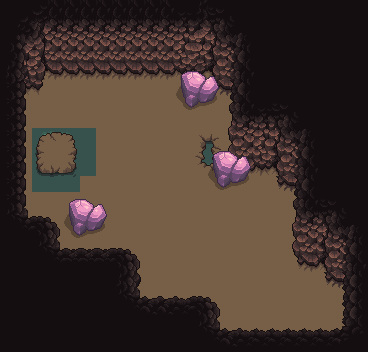

This is a level from a 2D game, rendered from its Tiled map with the project's own tilesets. A one-line summary and the complete map file follow:
An orthogonal 23x22 tile map with 16x16 px tiles, 5 tile layers (floor, water, coast, walls, ...), 4 tilesets and 14 objects.

<map version="1.10" tiledversion="1.11.2" orientation="orthogonal" renderorder="right-down" width="23" height="22" tilewidth="16" tileheight="16" infinite="0" nextlayerid="6" nextobjectid="1">
 <properties>
  <property name="reference" type="bool" value="true" />
 </properties>
 <tileset firstgid="1" name="cave_walls_floor" tilewidth="16" tileheight="16" tilecount="682" columns="62">
  <image source="../client/public/assets/sprites/tiles/cave_walls_floor.png" width="992" height="176" />
 </tileset>
 <tileset firstgid="683" name="cave_water" tilewidth="16" tileheight="16" tilecount="1147" columns="37">
  <image source="../client/public/assets/sprites/tiles/cave_water.png" width="592" height="496" />
  <tile id="51">
   <objectgroup draworder="index" id="2">
    <object id="1" x="6" y="6" width="10" height="10" />
   </objectgroup>
   <animation>
    <frame tileid="51" duration="100" />
    <frame tileid="236" duration="100" />
    <frame tileid="421" duration="100" />
    <frame tileid="606" duration="100" />
    <frame tileid="791" duration="100" />
    <frame tileid="976" duration="100" />
   </animation>
  </tile>
  <tile id="52">
   <objectgroup draworder="index" id="2">
    <object id="1" x="0" y="4" width="16" height="12" />
   </objectgroup>
   <animation>
    <frame tileid="52" duration="100" />
    <frame tileid="237" duration="100" />
    <frame tileid="422" duration="100" />
    <frame tileid="607" duration="100" />
    <frame tileid="792" duration="100" />
    <frame tileid="977" duration="100" />
   </animation>
  </tile>
  <tile id="53">
   <objectgroup draworder="index" id="2">
    <object id="1" x="0" y="6" width="10" height="10" />
   </objectgroup>
   <animation>
    <frame tileid="53" duration="100" />
    <frame tileid="238" duration="100" />
    <frame tileid="423" duration="100" />
    <frame tileid="608" duration="100" />
    <frame tileid="793" duration="100" />
    <frame tileid="978" duration="100" />
   </animation>
  </tile>
  <tile id="55">
   <objectgroup draworder="index" id="2">
    <object id="1" x="0" y="0" width="16" height="16" />
   </objectgroup>
   <animation>
    <frame tileid="55" duration="100" />
    <frame tileid="240" duration="100" />
    <frame tileid="425" duration="100" />
    <frame tileid="610" duration="100" />
    <frame tileid="795" duration="100" />
    <frame tileid="980" duration="100" />
   </animation>
  </tile>
  <tile id="56">
   <objectgroup draworder="index" id="2">
    <object id="1" x="0" y="0" width="16" height="16" />
   </objectgroup>
   <animation>
    <frame tileid="56" duration="100" />
    <frame tileid="241" duration="100" />
    <frame tileid="426" duration="100" />
    <frame tileid="611" duration="100" />
    <frame tileid="796" duration="100" />
    <frame tileid="981" duration="100" />
   </animation>
  </tile>
  <tile id="88">
   <objectgroup draworder="index" id="2">
    <object id="1" x="6" y="0.00465288" width="10" height="16.0003" />
   </objectgroup>
   <animation>
    <frame tileid="88" duration="100" />
    <frame tileid="273" duration="100" />
    <frame tileid="458" duration="100" />
    <frame tileid="643" duration="100" />
    <frame tileid="828" duration="100" />
    <frame tileid="1013" duration="100" />
   </animation>
  </tile>
  <tile id="90">
   <objectgroup draworder="index" id="2">
    <object id="1" x="0" y="0" width="10" height="16.0003" />
   </objectgroup>
   <animation>
    <frame tileid="90" duration="100" />
    <frame tileid="275" duration="100" />
    <frame tileid="460" duration="100" />
    <frame tileid="645" duration="100" />
    <frame tileid="830" duration="100" />
    <frame tileid="1015" duration="100" />
   </animation>
  </tile>
  <tile id="92">
   <objectgroup draworder="index" id="2">
    <object id="1" x="0" y="0" width="10" height="16.0003" />
   </objectgroup>
   <animation>
    <frame tileid="92" duration="100" />
    <frame tileid="277" duration="100" />
    <frame tileid="462" duration="100" />
    <frame tileid="647" duration="100" />
    <frame tileid="832" duration="100" />
    <frame tileid="1017" duration="100" />
   </animation>
  </tile>
  <tile id="93">
   <objectgroup draworder="index" id="2">
    <object id="1" x="6" y="0.00465288" width="10" height="16.0003" />
   </objectgroup>
   <animation>
    <frame tileid="93" duration="100" />
    <frame tileid="278" duration="100" />
    <frame tileid="463" duration="100" />
    <frame tileid="648" duration="100" />
    <frame tileid="833" duration="100" />
    <frame tileid="1018" duration="100" />
   </animation>
  </tile>
  <tile id="125">
   <objectgroup draworder="index" id="2">
    <object id="1" x="6" y="0" width="10" height="10" />
   </objectgroup>
   <animation>
    <frame tileid="125" duration="100" />
    <frame tileid="310" duration="100" />
    <frame tileid="495" duration="100" />
    <frame tileid="680" duration="100" />
    <frame tileid="865" duration="100" />
    <frame tileid="1050" duration="100" />
   </animation>
  </tile>
  <tile id="126">
   <objectgroup draworder="index" id="2">
    <object id="1" x="0" y="-4" width="16" height="12" />
   </objectgroup>
   <animation>
    <frame tileid="126" duration="100" />
    <frame tileid="311" duration="100" />
    <frame tileid="496" duration="100" />
    <frame tileid="681" duration="100" />
    <frame tileid="866" duration="100" />
    <frame tileid="1051" duration="100" />
   </animation>
  </tile>
  <tile id="127">
   <objectgroup draworder="index" id="2">
    <object id="1" x="0" y="0" width="10" height="10" />
   </objectgroup>
   <animation>
    <frame tileid="127" duration="100" />
    <frame tileid="312" duration="100" />
    <frame tileid="497" duration="100" />
    <frame tileid="682" duration="100" />
    <frame tileid="867" duration="100" />
    <frame tileid="1052" duration="100" />
   </animation>
  </tile>
  <tile id="128">
   <animation>
    <frame tileid="128" duration="100" />
    <frame tileid="313" duration="100" />
    <frame tileid="498" duration="100" />
    <frame tileid="683" duration="100" />
    <frame tileid="868" duration="100" />
    <frame tileid="1053" duration="100" />
   </animation>
  </tile>
  <tile id="129">
   <objectgroup draworder="index" id="2">
    <object id="1" x="0.00480288" y="0" width="16" height="8" />
   </objectgroup>
   <animation>
    <frame tileid="129" duration="100" />
    <frame tileid="314" duration="100" />
    <frame tileid="499" duration="100" />
    <frame tileid="684" duration="100" />
    <frame tileid="869" duration="100" />
    <frame tileid="1054" duration="100" />
   </animation>
  </tile>
  <tile id="130">
   <objectgroup draworder="index" id="2">
    <object id="1" x="0" y="0" width="16" height="8" />
   </objectgroup>
   <animation>
    <frame tileid="130" duration="100" />
    <frame tileid="315" duration="100" />
    <frame tileid="500" duration="100" />
    <frame tileid="685" duration="100" />
    <frame tileid="870" duration="100" />
    <frame tileid="1055" duration="100" />
   </animation>
  </tile>
  <tile id="162">
   <animation>
    <frame tileid="162" duration="100" />
    <frame tileid="347" duration="100" />
    <frame tileid="532" duration="100" />
    <frame tileid="717" duration="100" />
    <frame tileid="902" duration="100" />
    <frame tileid="1087" duration="100" />
   </animation>
  </tile>
  <tile id="163">
   <animation>
    <frame tileid="163" duration="100" />
    <frame tileid="348" duration="100" />
    <frame tileid="533" duration="100" />
    <frame tileid="718" duration="100" />
    <frame tileid="903" duration="100" />
    <frame tileid="1088" duration="100" />
   </animation>
  </tile>
  <tile id="164">
   <animation>
    <frame tileid="164" duration="100" />
    <frame tileid="349" duration="100" />
    <frame tileid="534" duration="100" />
    <frame tileid="719" duration="100" />
    <frame tileid="904" duration="100" />
    <frame tileid="1089" duration="100" />
   </animation>
  </tile>
 </tileset>
 <tileset firstgid="1830" name="crystals" tilewidth="16" tileheight="16" tilecount="360" columns="40">
  <image source="../client/public/assets/sprites/collection/crystals.png" width="640" height="144" />
 </tileset>
 <tileset firstgid="2190" name="cave_interior" tilewidth="16" tileheight="16" tilecount="2142" columns="42">
  <image source="../client/public/assets/sprites/collection/cave_interior.png" width="672" height="816" />
 </tileset>
 <layer id="2" name="floor" width="23" height="22">
  <data encoding="csv">
0,0,0,0,0,0,0,0,0,0,0,0,0,0,0,0,0,0,0,0,0,0,0,
0,0,0,0,0,0,0,0,0,0,0,0,0,0,0,0,0,0,0,0,0,0,0,
0,0,0,0,0,0,0,0,0,0,0,0,0,0,0,0,0,0,0,0,0,0,0,
0,0,0,0,0,0,0,0,0,0,0,0,0,0,0,0,0,0,0,0,0,0,0,
0,0,170,170,170,170,170,170,170,170,170,170,170,170,0,0,0,0,0,0,0,0,0,
0,170,170,170,170,170,170,170,170,170,170,170,170,170,170,0,0,0,0,0,0,0,0,
0,170,170,170,170,170,170,170,170,170,170,170,170,170,170,0,0,0,0,0,0,0,0,
0,170,170,170,170,170,170,170,170,170,170,170,170,170,170,0,0,0,0,0,0,0,0,
0,170,0,0,0,0,170,170,170,170,170,170,0,0,170,0,0,0,0,0,0,0,0,
0,170,0,170,0,0,170,170,170,170,170,170,0,0,170,0,0,0,0,0,0,0,0,
0,170,0,0,0,0,170,170,170,170,170,170,0,0,170,170,170,170,0,0,0,0,0,
0,170,0,0,0,170,170,170,170,170,170,170,170,170,170,170,170,170,170,0,0,0,0,
0,170,170,170,170,170,170,170,170,170,170,170,170,170,170,170,170,170,170,0,0,0,0,
0,170,170,170,170,170,170,170,170,170,170,170,170,170,170,170,170,170,170,0,0,0,0,
0,170,170,170,170,170,170,170,170,170,170,170,170,170,170,170,170,170,170,0,0,0,0,
0,0,0,170,170,170,170,170,170,170,170,170,170,170,170,170,170,170,170,0,0,0,0,
0,0,0,0,0,0,0,0,170,170,170,170,170,170,170,170,170,170,170,170,170,0,0,
0,0,0,0,0,0,0,0,170,170,170,170,170,170,170,170,170,170,170,170,170,170,0,
0,0,0,0,0,0,0,0,170,170,170,170,170,170,170,170,170,170,170,170,170,170,0,
0,0,0,0,0,0,0,0,0,0,0,0,0,170,170,170,170,170,170,170,170,170,0,
0,0,0,0,0,0,0,0,0,0,0,0,0,170,170,170,170,170,170,170,170,170,0,
0,0,0,0,0,0,0,0,0,0,0,0,0,0,0,0,0,0,0,0,0,0,0
</data>
 </layer>
 <layer id="3" name="water" width="23" height="22">
  <data encoding="csv">
0,0,0,0,0,0,0,0,0,0,0,0,0,0,0,0,0,0,0,0,0,0,0,
0,0,0,0,0,0,0,0,0,0,0,0,0,0,0,0,0,0,0,0,0,0,0,
0,0,0,0,0,0,0,0,0,0,0,0,0,0,0,0,0,0,0,0,0,0,0,
0,0,0,0,0,0,0,0,0,0,0,0,0,0,0,0,0,0,0,0,0,0,0,
0,0,0,0,0,0,0,0,0,0,0,0,0,0,0,0,0,0,0,0,0,0,0,
0,0,0,0,0,0,0,0,0,0,0,0,0,0,0,0,0,0,0,0,0,0,0,
0,0,0,0,0,0,0,0,0,0,0,0,0,0,0,0,0,0,0,0,0,0,0,
0,0,0,0,0,0,0,0,0,0,0,0,0,0,0,0,0,0,0,0,0,0,0,
0,0,843,843,843,843,0,0,0,0,0,0,843,843,0,0,0,0,0,0,0,0,0,
0,0,843,0,843,843,0,0,0,0,0,0,843,843,0,0,0,0,0,0,0,0,0,
0,0,843,843,843,843,0,0,0,0,0,0,843,843,0,0,0,0,0,0,0,0,0,
0,0,843,843,843,0,0,0,0,0,0,0,0,0,0,0,0,0,0,0,0,0,0,
0,0,0,0,0,0,0,0,0,0,0,0,0,0,0,0,0,0,0,0,0,0,0,
0,0,0,0,0,0,0,0,0,0,0,0,0,0,0,0,0,0,0,0,0,0,0,
0,0,0,0,0,0,0,0,0,0,0,0,0,0,0,0,0,0,0,0,0,0,0,
0,0,0,0,0,0,0,0,0,0,0,0,0,0,0,0,0,0,0,0,0,0,0,
0,0,0,0,0,0,0,0,0,0,0,0,0,0,0,0,0,0,0,0,0,0,0,
0,0,0,0,0,0,0,0,0,0,0,0,0,0,0,0,0,0,0,0,0,0,0,
0,0,0,0,0,0,0,0,0,0,0,0,0,0,0,0,0,0,0,0,0,0,0,
0,0,0,0,0,0,0,0,0,0,0,0,0,0,0,0,0,0,0,0,0,0,0,
0,0,0,0,0,0,0,0,0,0,0,0,0,0,0,0,0,0,0,0,0,0,0,
0,0,0,0,0,0,0,0,0,0,0,0,0,0,0,0,0,0,0,0,0,0,0
</data>
 </layer>
 <layer id="4" name="coast" width="23" height="22">
  <data encoding="csv">
0,0,0,0,0,0,0,0,0,0,0,0,0,0,0,0,0,0,0,0,0,0,0,
0,0,0,0,0,0,0,0,0,0,0,0,0,0,0,0,0,0,0,0,0,0,0,
0,0,0,0,0,0,0,0,0,0,0,0,0,0,0,0,0,0,0,0,0,0,0,
0,0,0,0,0,0,0,0,0,0,0,0,0,0,0,0,0,0,0,0,0,0,0,
0,0,0,0,0,0,0,0,0,0,0,0,0,0,0,0,0,0,0,0,0,0,0,
0,0,0,0,0,0,0,0,0,0,0,0,0,0,0,0,0,0,0,0,0,0,0,
0,0,0,0,0,0,0,0,0,0,0,0,0,0,0,0,0,0,0,0,0,0,0,
0,0,0,0,0,0,0,0,0,0,0,0,0,0,0,0,0,0,0,0,0,0,0,
0,0,734,735,736,737,0,0,0,0,0,0,738,739,0,0,0,0,0,0,0,0,0,
0,0,771,0,773,774,0,0,0,0,0,0,775,776,0,0,0,0,0,0,0,0,0,
0,0,808,809,810,811,0,0,0,0,0,0,812,813,0,0,0,0,0,0,0,0,0,
0,0,845,846,847,848,0,0,0,0,0,0,0,0,0,0,0,0,0,0,0,0,0,
0,0,0,0,0,0,0,0,0,0,0,0,0,0,0,0,0,0,0,0,0,0,0,
0,0,0,0,0,0,0,0,0,0,0,0,0,0,0,0,0,0,0,0,0,0,0,
0,0,0,0,0,0,0,0,0,0,0,0,0,0,0,0,0,0,0,0,0,0,0,
0,0,0,0,0,0,0,0,0,0,0,0,0,0,0,0,0,0,0,0,0,0,0,
0,0,0,0,0,0,0,0,0,0,0,0,0,0,0,0,0,0,0,0,0,0,0,
0,0,0,0,0,0,0,0,0,0,0,0,0,0,0,0,0,0,0,0,0,0,0,
0,0,0,0,0,0,0,0,0,0,0,0,0,0,0,0,0,0,0,0,0,0,0,
0,0,0,0,0,0,0,0,0,0,0,0,0,0,0,0,0,0,0,0,0,0,0,
0,0,0,0,0,0,0,0,0,0,0,0,0,0,0,0,0,0,0,0,0,0,0,
0,0,0,0,0,0,0,0,0,0,0,0,0,0,0,0,0,0,0,0,0,0,0
</data>
 </layer>
 <layer id="1" name="walls" width="23" height="22">
  <data encoding="csv">
69,69,72,189,189,189,189,189,189,189,189,190,191,73,69,69,69,69,69,69,69,69,69,
69,133,134,251,251,251,251,251,251,251,251,252,253,135,136,69,69,69,69,69,69,69,69,
194,195,196,313,313,313,313,313,313,313,313,314,315,197,198,199,69,69,69,69,69,69,69,
256,257,258,375,375,375,375,375,375,375,375,376,377,259,260,261,69,69,69,69,69,69,69,
318,319,320,437,437,437,437,437,437,437,437,438,439,321,322,323,69,69,69,69,69,69,69,
380,381,382,0,0,0,0,0,0,0,0,0,0,383,384,385,69,69,69,69,69,69,69,
442,443,0,0,0,0,0,0,0,0,0,0,0,0,188,189,190,73,69,69,69,69,69,
442,443,0,0,0,0,0,0,0,0,0,0,0,0,250,251,252,135,136,69,69,69,69,
442,443,0,0,0,0,0,0,0,0,0,0,0,0,312,313,314,197,198,199,69,69,69,
442,443,0,0,0,0,0,0,0,0,0,0,0,0,374,375,376,259,260,261,69,69,69,
442,443,0,0,0,0,0,0,0,0,0,0,0,0,436,437,438,321,322,323,69,69,69,
442,443,0,0,0,0,0,0,0,0,0,0,0,0,0,0,0,383,384,385,69,69,69,
442,443,0,0,0,0,0,0,0,0,0,0,0,0,0,0,0,0,188,189,73,69,69,
504,505,67,68,0,0,0,0,0,0,0,0,0,0,0,0,0,0,250,251,135,136,69,
69,567,129,130,0,0,0,0,0,0,0,0,0,0,0,0,0,0,312,313,197,198,199,
69,69,504,505,66,66,66,67,68,0,0,0,0,0,0,0,0,0,374,375,259,260,261,
69,69,69,567,128,128,128,129,130,0,0,0,0,0,0,0,0,0,436,437,321,322,323,
69,69,69,69,69,69,69,191,192,0,0,0,0,0,0,0,0,0,0,0,383,384,385,
69,69,69,69,69,69,69,504,505,506,506,507,67,68,0,0,0,0,0,0,0,446,447,
69,69,69,69,69,69,69,69,567,568,568,569,129,130,0,0,0,0,0,0,0,446,447,
69,69,69,69,69,69,69,69,69,69,69,69,504,505,506,507,507,507,507,507,507,508,509,
69,69,69,69,69,69,69,69,69,69,69,69,69,567,568,569,569,569,569,569,569,570,69
</data>
 </layer>
 <layer id="5" name="interior" width="23" height="22">
  <data encoding="csv">
0,0,0,0,0,0,0,0,0,0,0,0,0,0,0,0,0,0,0,0,0,0,0,
0,0,0,0,0,0,0,0,0,0,0,0,0,0,0,0,0,0,0,0,0,0,0,
0,0,0,0,0,0,0,0,0,0,0,0,0,0,0,0,0,0,0,0,0,0,0,
0,0,0,0,0,0,0,0,0,0,0,0,0,0,0,0,0,0,0,0,0,0,0,
0,0,0,0,0,0,0,0,0,0,0,2011,2012,2013,0,0,0,0,0,0,0,0,0,
0,0,0,0,0,0,0,0,0,0,0,2051,2052,2053,0,0,0,0,0,0,0,0,0,
0,0,0,0,0,0,0,0,0,0,0,2091,2092,2093,0,0,0,0,0,0,0,0,0,
0,0,0,0,0,0,0,0,0,0,0,0,0,0,0,0,0,0,0,0,0,0,0,
0,0,0,0,0,0,0,0,0,0,0,0,0,0,0,0,0,0,0,0,0,0,0,
0,0,0,0,0,0,0,0,0,0,0,0,0,2011,2012,2013,0,0,0,0,0,0,0,
0,0,0,0,0,0,0,0,0,0,0,0,0,2051,2052,2053,0,0,0,0,0,0,0,
0,0,0,0,0,0,0,0,0,0,0,0,0,2091,2092,2093,0,0,0,0,0,0,0,
0,0,0,0,2011,2012,2013,0,0,0,0,0,0,0,0,0,0,0,0,0,0,0,0,
0,0,0,0,2051,2052,2053,0,0,0,0,0,0,0,0,0,0,0,0,0,0,0,0,
0,0,0,0,2091,2092,2093,0,0,0,0,0,0,0,0,0,0,0,0,0,0,0,0,
0,0,0,0,0,0,0,0,0,0,0,0,0,0,0,0,0,0,0,0,0,0,0,
0,0,0,0,0,0,0,0,0,0,0,0,0,0,0,0,0,0,0,0,0,0,0,
0,0,0,0,0,0,0,0,0,0,0,0,0,0,0,0,0,0,0,0,0,0,0,
0,0,0,0,0,0,0,0,0,0,0,0,0,0,0,0,0,0,0,0,0,0,0,
0,0,0,0,0,0,0,0,0,0,0,0,0,0,0,0,0,0,0,0,0,0,0,
0,0,0,0,0,0,0,0,0,0,0,0,0,0,0,0,0,0,0,0,0,0,0,
0,0,0,0,0,0,0,0,0,0,0,0,0,0,0,0,0,0,0,0,0,0,0
</data>
 </layer>
</map>
